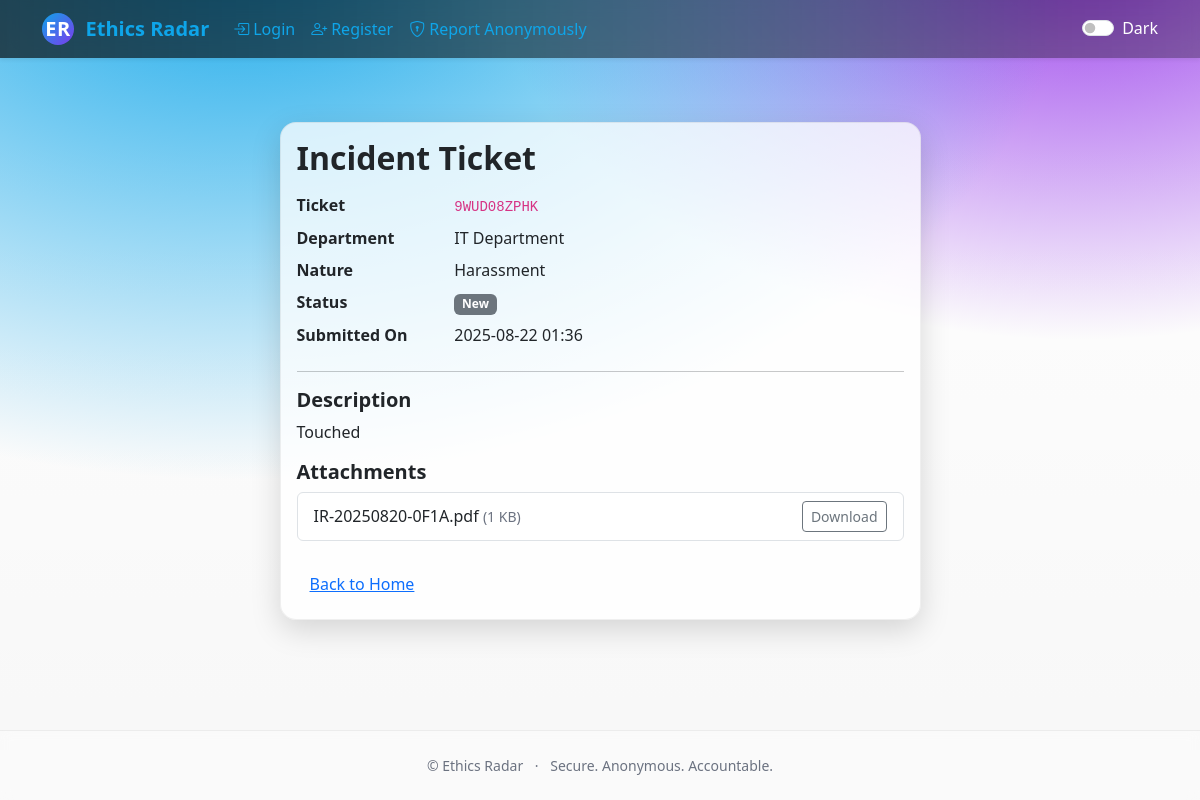
/ticket/9WUD08ZPHK, run on the app's committed database.
### app.py (models this page shows)
class Incident(db.Model):
    id = db.Column(db.Integer, primary_key=True)
    ticket_code = db.Column(db.String(16), unique=True, index=True, nullable=False)
    user_id = db.Column(db.Integer, db.ForeignKey("user.id"), nullable=True)  # null for anonymous
    department = db.Column(db.String(120))
    nature = db.Column(db.String(120))
    description = db.Column(db.Text)
    status = db.Column(db.String(32), default="New")
    created_at = db.Column(db.DateTime, default=datetime.utcnow)
    attachments = db.relationship("Attachment", backref="incident", lazy=True, cascade="all, delete-orphan")

class Attachment(db.Model):
    id = db.Column(db.Integer, primary_key=True)
    incident_id = db.Column(db.Integer, db.ForeignKey("incident.id"), nullable=False)
    filename_original = db.Column(db.String(255), nullable=False)
    filename_stored = db.Column(db.String(255), nullable=False)
    mime_type = db.Column(db.String(100))
    size = db.Column(db.Integer)
    uploaded_at = db.Column(db.DateTime, default=datetime.utcnow)

### app.py (the view)
@app.route("/ticket/<ticket_code>")
def ticket_view(ticket_code):
    inc = Incident.query.filter_by(ticket_code=ticket_code).first()
    if not inc:
        abort(404)
    tokens = {}
    for att in inc.attachments:
        tokens[att.id] = sign_download_token(incident_id=inc.id, attachment_id=att.id)
    return render_template("ticket.html", incident=inc, download_tokens=tokens)

### app.py (called while the page is built)
def sign_download_token(incident_id: int, attachment_id: int) -> str:
    payload = {"incident_id": incident_id, "attachment_id": attachment_id}
    return serializer.dumps(payload, salt="download")

@app.after_request
def set_headers(resp):
    resp.headers["Referrer-Policy"] = "strict-origin-when-cross-origin"
    resp.headers["X-Content-Type-Options"] = "nosniff"
    resp.headers["X-Frame-Options"] = "DENY"
    resp.headers.setdefault(
        "Content-Security-Policy",
        "default-src 'self'; script-src 'self' https://cdn.jsdelivr.net; "
        "style-src 'self' 'unsafe-inline' https://cdn.jsdelivr.net; "
        "img-src 'self' data:; font-src https://cdn.jsdelivr.net; connect-src 'self';"
    )
    return resp

### templates/ticket.html (shortened to what this page needs)
{% extends "base.html" %}
{% block content %}
<div class="row justify-content-center">
  <div class="col-lg-8 col-xl-7">
    <div class="card mt-4 ticket-card">
      <div class="card-body">
        <div class="d-flex justify-content-between align-items-center mb-3">
          <h2 class="card-title mb-0">Incident Ticket</h2>
        </div>
        <dl class="row ticket-meta">
          <dt class="col-sm-3">Ticket</dt>
          <dd class="col-sm-9"><code class="ticket-code">{{ incident.ticket_code }}</code></dd>
          <dt class="col-sm-3">Department</dt>
          <dd class="col-sm-9">{{ incident.department or 'N/A' }}</dd>
          <dt class="col-sm-3">Nature</dt>
          <dd class="col-sm-9">{{ incident.nature or 'N/A' }}</dd>
          <dt class="col-sm-3">Status</dt>
          <dd class="col-sm-9">
            <span class="badge
              {% if incident.status == 'New' %}bg-secondary
              {% elif incident.status == 'In Review' %}bg-warning text-dark
              {% elif incident.status == 'Resolved' %}bg-success
              {% else %}bg-info{% endif %}">
              {{ incident.status }}
            </span>
          </dd>
          <dt class="col-sm-3">Submitted On</dt>
          <dd class="col-sm-9">{{ incident.created_at.strftime('%Y-%m-%d %H:%M') }}</dd>
        </dl>
        <hr class="ticket-sep">
        <h5 class="ticket-section-title">Description</h5>
        <p class="mb-3 ticket-description" style="white-space: pre-wrap;">{{ incident.description or 'N/A' }}</p>
        <h5 class="ticket-section-title">Attachments</h5>
        {% if incident.attachments %}
          <ul class="list-group mb-3 ticket-attachments">
            {% for att in incident.attachments %}
              <li class="list-group-item d-flex justify-content-between align-items-center">
                <span class="attachment-name">
                  {{ att.filename_original }}
                  <small class="text-muted">({{ (att.size or 0) // 1024 }} KB)</small>
                </span>
                <a
                  class="btn btn-sm btn-outline-secondary"
                  href="{{
                    url_for(
                      'download_attachment',
                      attachment_id=att.id,
                      token=download_tokens.get(att.id)
                    )
                  }}"
                >
                  Download
                </a>
              </li>
            {% endfor %}
          </ul>
        {% else %}
          <p class="text-muted">No attachments provided.</p>
        {% endif %}
        <div class="mt-4">
          <a class="btn btn-link" href="{{ url_for('index') }}">Back to Home</a>
        </div>
      </div>
    </div>
  </div>
</div>
{% endblock %}

### static/css/style.css (style rules this page uses)
:root { --bg-grad-start: #0ea5e9; --bg-grad-end: #9333ea; --card-bg: rgba(255,255,255,0.75); --card-border: rgba(0,0,0,0.06); --text: #1f2937; --muted: #6b7280; --brand: #0ea5e9; --brand-2: #7c3aed; --success: #22c55e; --danger: #ef4444; --warning: #f59e0b; --info: #3b82f6; --shadow: 0 10px 30px rgba(0,0,0,0.15); }
*, *::before, *::after { box-sizing: border-box; }
html, body { height: 100%; }
body { font-family: system-ui, -apple-system, Segoe UI, Roboto, Inter, "Helvetica Neue", Arial, "Noto Sans", "Apple Color Emoji", "Segoe UI Emoji", "Segoe UI Symbol", sans-serif; color: var(--text); background: var(--bg-grad-start); display: flex; flex-direction: column; min-height: 100vh; }
.bg-app { background: radial-gradient(1200px 800px at 20% -10%, var(--bg-grad-start), transparent 70%), radial-gradient(1000px 700px at 90% -10%, var(--bg-grad-end), transparent 60%), linear-gradient(180deg, rgba(255,255,255,0.0), rgba(0,0,0,0.03)); min-height: 100vh; }
.card { background: var(--card-bg); border: 1px solid var(--card-border); border-radius: 1rem !important; box-shadow: var(--shadow); }
.card .card-title { font-weight: 700; }
.text-muted { color: var(--muted) !important; }
.badge { font-weight: 600; }
.ticket-card .ticket-section-title { font-weight: 700; }
.ticket-card .ticket-meta dt { font-weight: 700; opacity: 1; }
.ticket-card .ticket-meta dd { margin-bottom: .5rem; }

### data on the page
Incident: ticket_code "9WUD08ZPHK", department "IT Department", nature "Harassment", status "New", created_at "2025-08-22 01:36", description "Touched"
Attachment: filename_original "IR-20250820-0F1A.pdf", size "1"
